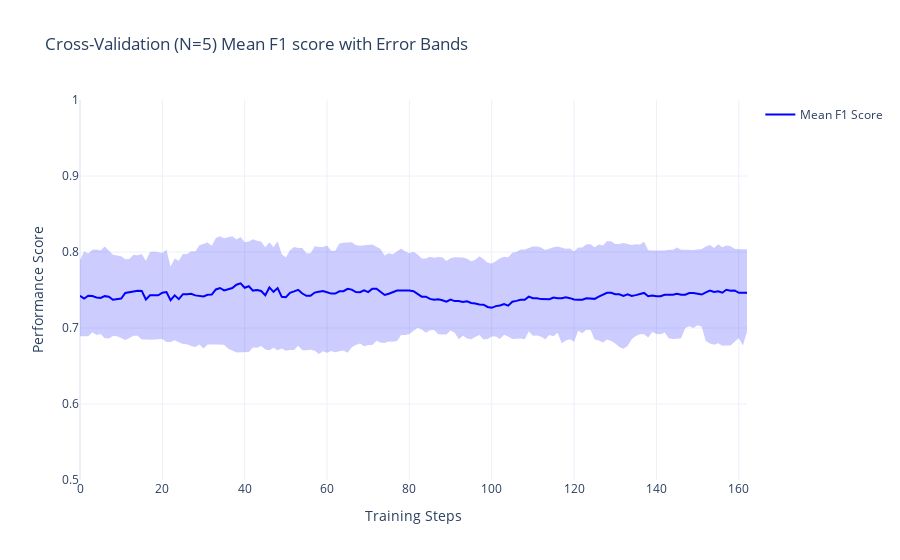

Here is the notebook cell this chart was saved with:
### Markdown cell above
And get the performance plots:

### Code cell
import plotly.graph_objects as go

# Create figure
fig = go.Figure()

# Add mean performance line
fig.add_trace(
    go.Scatter(
        x=cv_results["iterations"], y=cv_results["test-F1-mean"], mode="lines", name="Mean F1 Score", line=dict(color="blue")
    )
)

# Add shaded error region
fig.add_trace(
    go.Scatter(
        x=pd.concat([cv_results["iterations"], cv_results["iterations"][::-1]]),
        y=pd.concat([cv_results["test-F1-mean"]+cv_results["test-F1-std"], 
                     cv_results["test-F1-mean"]-cv_results["test-F1-std"]]),
        fill="toself", 
        fillcolor="rgba(0, 0, 255, 0.2)",
        line=dict(color="rgba(255, 255, 255, 0)"),
        showlegend=False
    )
)

# Customize layout
fig.update_layout(
    title="Cross-Validation (N=5) Mean F1 score with Error Bands",
    xaxis_title="Training Steps",
    yaxis_title="Performance Score",
    template="plotly_white",
    yaxis=dict(range=[0.5, 1])
)

fig.show()

fig.write_image(outfolder / "test_f1_v2.png")

### Figure 1 — Plotly figure (JSON) as saved in the notebook; plotly's stock layout.template omitted (floating-point values rounded to 4 significant figures; data arrays with more than 128 entries replaced by an {"elided": "..."} marker saying what was removed)
{"data": [{"line": {"color": "blue"}, "mode": "lines", "name": "Mean F1 Score", "type": "scatter", "x": {"elided": "163 int values"}, "y": {"elided": "163 float values"}}, {"fill": "toself", "fillcolor": "rgba(0, 0, 255, 0.2)", "line": {"color": "rgba(255, 255, 255, 0)"}, "showlegend": false, "type": "scatter", "x": {"elided": "326 int values"}, "y": {"elided": "326 float values"}}], "layout": {"title": {"text": "Cross-Validation (N=5) Mean F1 score with Error Bands"}, "xaxis": {"title": {"text": "Training Steps"}}, "yaxis": {"range": [0.5, 1], "title": {"text": "Performance Score"}}}}
